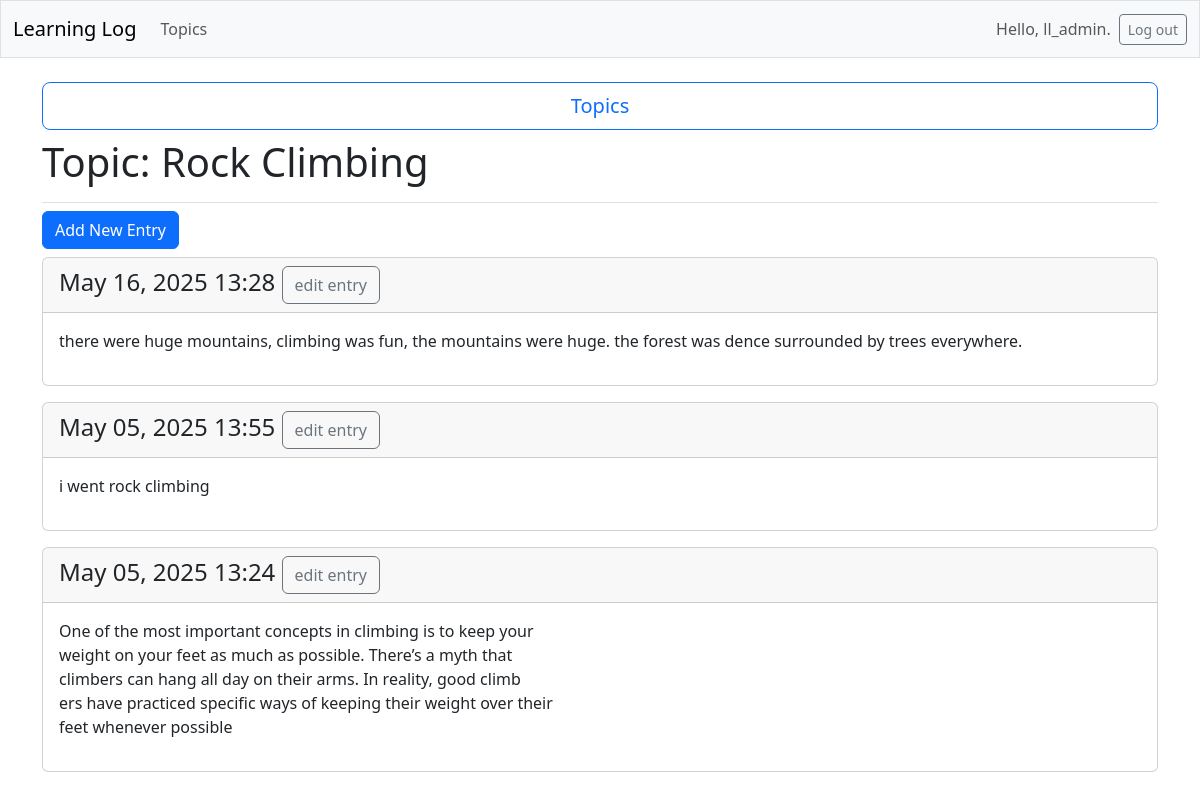
The page /topics/2/ (signed in) on the database its author committed.
### learning_logs/models.py (models this page shows, shortened)
class Topic(models.Model):
    text = models.CharField(max_length=200) #we use CharField when we want to store a small amt of text.
    date_added = models.DateTimeField(auto_now_add=True) #"auto_now_add=True": tells django to automatically set the current date and time whenever the user creates a new topic.
    owner = models.ForeignKey(User, on_delete=models.CASCADE) #if the user is deleted all the topics associated with that user will be deleted.

class Entry(models.Model): #inherits from Model class.
    topic = models.ForeignKey(Topic, on_delete=models.CASCADE) #"on_delete=models.CASCADE" if a topic is deleted, all the entries associated with that topic shoud be deleted.
    text = models.TextField() #for storing entries.
    date_added = models.DateTimeField(auto_now_add=True) #present the entries in the order they were created, and place the timestamp next to it.
    class Meta:
        verbose_name_plural = 'entries'

### learning_logs/views.py (the view)
# urls.py: path('topics/<int:topic_id>/', views.topic, name='topic'),
@login_required
def topic(request, topic_id):
    topic = Topic.objects.get(id = topic_id)
    check_topic_owner(request, topic)
    """if topic.owner != request.user:
        raise Http404"""
    entries = topic.entry_set.order_by('-date_added') #-date_added: the minus sign sorts the result in reverse order, recently added first.
    context = {'topic': topic, 'entries': entries}
    return render(request, 'learning_logs/topic.html', context)

### learning_logs/views.py (called while the page is built)
def check_topic_owner(request, topic):
    if topic.owner != request.user:
        raise Http404

### learning_logs/templates/learning_logs/topic.html
{% extends 'learning_logs/base.html' %}
{% load django_bootstrap5 %}
{% block page_header %}
<h2><a href="{% url 'learning_logs:topics' %}"><button class="btn btn-lg btn-outline-primary w-100">Topics</button></a></h2>
<h1>Topic: {{ topic.text }}</h1>
{% endblock page_header %}
{% block content %}
<h6>
    <a href="{% url 'learning_logs:new_entry' topic.id %}">{% bootstrap_button button_type="submit" content="Add New Entry" %}</a>
</h6>
    {% for entry in entries %}
        <div class="card mb-3">
            <h4 class="card-header">
                {{ entry.date_added|date:'M d, Y H:i' }}
                <small>
                    <a href="{% url 'learning_logs:edit_entry' entry.id %}"><button class="btn btn-outline-secondary">edit entry</button></a>
                </small>
            </h4>
            <div class="card-body">{{ entry.text|linebreaks }}</div>
        </div>
    {% empty %}
        <p>There are no entries for this topic yet.</p>
    {% endfor %}
{% endblock content %}

### learning_logs/templates/learning_logs/base.html (shortened to what this page needs)
<!DOCTYPE html>
<html lang="en">
<head>
  {% load django_bootstrap5 %}
  {% bootstrap_css %}
</head>
<body>
  <nav class="navbar navbar-expand-md navbar-light bg-light mb-4 border">
    <div class="container-fluid">
      <a class="navbar-brand" href="{% url 'learning_logs:index' %}">Learning Log</a>
      <div class="collapse navbar-collapse" id="navbarCollapse">
        <ul class="navbar-nav me-auto mb-2 mb-md-0">
          <li class="nav=item">
            <a class="nav-link" href="{% url 'learning_logs:topics' %}">
              Topics
            </a>
          </li>
        </ul>
         <ul class="navbar-nav ms-auto mb-2 mb-md-0">
          {% if user.is_authenticated %}
            <li class="nav-item">
              <span class="navbar-text me-2">Hello, {{ user.username }}.
              </span>
            </li>
            {% endif %}
         </ul>
         {% if user.is_authenticated %}
          <form action="{% url 'accounts:logout' %}" method="post">
            <button name="submit" class="btn btn-outline-secondary btn-sm">
              Log out </button>
          </form>
          {% endif %}
      </div>
    </div>
  </nav>
  <main class="container">
    <div class="pb-2 mb-2 border-bottom">
      {% block page_header  %}{% endblock page_header %}
    </div>
    <div>
      {% block content %} {% endblock content %}
    </div>
  </main>
</body>
</html>

### rows shown on the page
Topic: text "Rock Climbing"
Entry: date_added "May 16, 2025 13:28", text "there were huge mountains, climbing was fun, the mountains were huge. the forest was dence surrounded by trees everywhere."
Entry: date_added "May 05, 2025 13:55", text "i went rock climbing"
Entry: date_added "May 05, 2025 13:24", text "One of the most important concepts in climbing is to keep your weight on your feet as much as possible. There’s a myth that climbers can hang all day on their arms. In reality, good climb ers have practiced specific ways of keeping their weight over their feet whenever possible"

### other values the page prints
{{ user.username }} "ll_admin"
